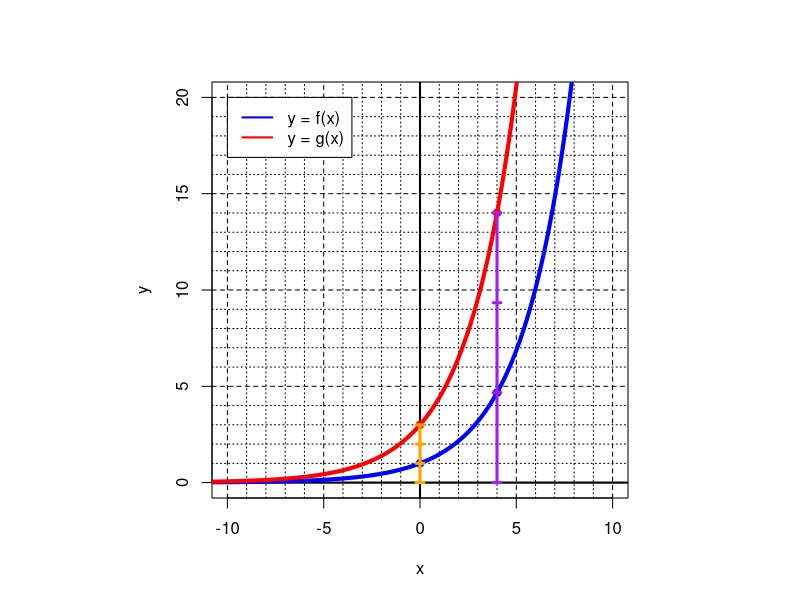
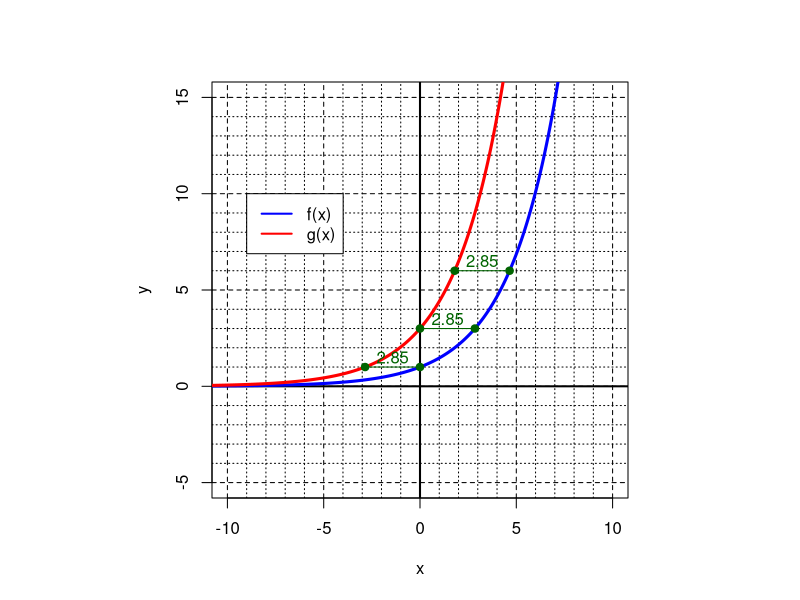

The R script that drew these images, in order:
## ---- chunk 1
neg = 1 #sample(c(-1,1),1)
base = round(runif(1,1.2,1.9)^neg,2)
A = sample(3:6,1)
h = log(A,base)
## ---- chunk 2
par(pty="s")
plot(0,0,type="n",xlim=c(-10,10),ylim=c(0,20),xlab="x",ylab="y")
for(i in -15:22){
  if(i%%5==0){
    abline(h=i,lty=2)
    abline(v=i,lty=2)
  } else {
    abline(h=i,lty=3)
    abline(v=i,lty=3)
  }
}
abline(h=0,lwd=2)
abline(v=0,lwd=2)
x = seq(-11,11,0.01)
y = base^x
lines(x,y,col="blue",lwd=4)
x = seq(-11,11,0.01)
y = A*base^(x)
lines(x,y,col="red",lwd=4)
legend(-10*neg,20,c("y = f(x)","y = g(x)"),lwd=2,col = c("blue","red"))
points(c(0,0),c(1,A),col=c("blue","red"),pch=19)
farx = log(20,base)
garx = floor(abs(farx-h))*neg
points(c(garx,garx),c(base^garx,A*base^garx),col=c("blue","red"),pch=19)
lines(c(garx,garx),c(0,A*base^garx),col="purple",lwd=3)
for(i in 0:A){
  lines(c(garx-0.2,garx+0.2),c(i*base^garx,i*base^garx),lwd=3,col="purple")
}
lines(c(0,0),c(0,A),col="orange",lwd=3)
for(i in 0:A){
  lines(c(-0.2,0.2),c(i,i),lwd=3,col="orange")
}
## ---- chunk 3
par(pty="s")
plot(0,0,type="n",xlim=c(-10,10),ylim=c(-5,15),xlab="x",ylab="y")
for(i in -15:20){
  if(i%%5==0){
    abline(h=i,lty=2)
    abline(v=i,lty=2)
  } else {
    abline(h=i,lty=3)
    abline(v=i,lty=3)
  }
}
abline(h=0,lwd=2)
abline(v=0,lwd=2)
x = seq(-11,11,0.01)
y = base^x
lines(x,y,col="blue",lwd=3)
x = seq(-11,11,0.01)
y = A*base^(x)
lines(x,y,col="red",lwd=3)
legend(-9,10,c("f(x)","g(x)"),lwd=2,col = c("blue","red"))
lines(c(-h,0),c(1,1),col="darkgreen")
text(-h/2,1.5,round(h,2),col="darkgreen")
lines(c(0,h),c(A,A),col="darkgreen")
text(h/2,A+0.5,round(h,2),col="darkgreen")
lines(c(log(2*A,base),log(2*A,base)-h),c(2*A,2*A),col="darkgreen")
text(log(2*A,base)-h/2,2*A+0.5,round(h,2),col="darkgreen")
points(c(-h,0,0,h,log(2*A,base),log(2*A,base)-h),c(1,1,A,A,2*A,2*A),col="darkgreen",pch=19)
